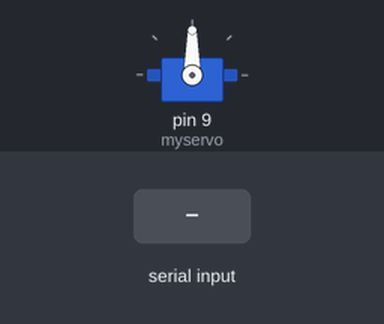
This sketch was run on a simulated Arduino Uno, built with avr-gcc and run on an emulated ATmega328P. Shown: servo. Inputs (shaded band) come from the test bench.

Above: at 1.2 s.
1.3 s: "E" received over Serial
At 2.1 s:
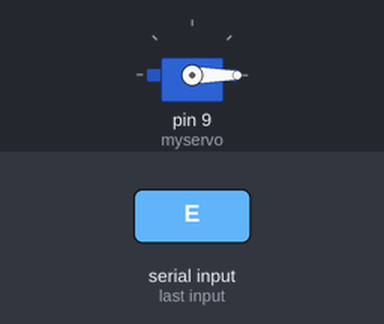
2.8 s: "D" received over Serial
At 3.3 s:
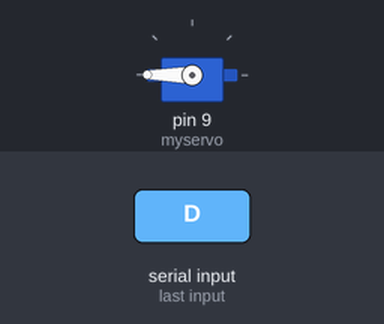
4.3 s: "C" received over Serial
At 5.6 s:
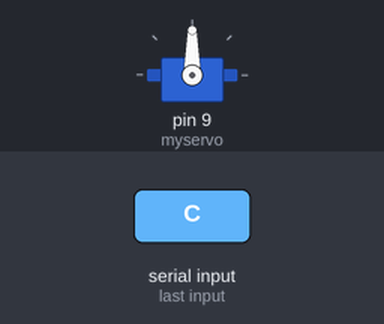
Timing chart, 0 to 7.3 s (numbered marks = the images above; inputs shaded):
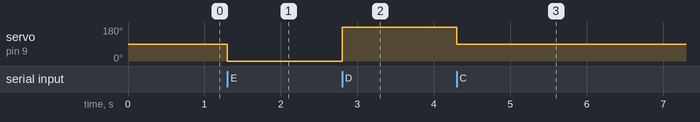

The sketch:

servo_direcional.ino.ino
```cpp
#include <Servo.h>

Servo myservo;
int pos = 90; // Posição inicial (centro)
char ultimoComando = 'X'; // valor diferente dos comandos possíveis

void setup() {
  myservo.attach(9);
  Serial.begin(9600);
  myservo.write(pos);
}

void loop() {
  if (Serial.available() > 0) {
    char comando = Serial.read();

    if (comando != ultimoComando) {
      if (comando == 'E') {
        pos = 0;
      } else if (comando == 'D') {
        pos = 180;
      } else if (comando == 'C') {
        pos = 90;
      }
      myservo.write(pos);
      ultimoComando = comando;
    }
  }
}
```

Measured:
- after the input at 1.3 s, servo on pin 9 (myservo): 90° → 0° at once
- after the input at 2.8 s, servo on pin 9 (myservo): 0° → 180° at once
- after the input at 4.3 s, servo on pin 9 (myservo): 180° → 90° at once
